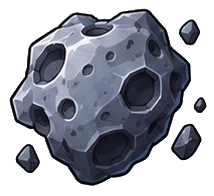
#> input picture assets/space/asteroid.webp, 214 x 196 px; its folder holds only this picture in this run
$ python ingest-space-craft.py ../assets/space/asteroid.webp
#> lines starting #> are read from the running program, lines starting #| are printed output that depends on the picture
"""Cut the owner's animated 5x5 spacecraft sheet into per-craft frame strips for LUAR ANGKASA (game1).

Owner 2026-10-15: the first sheet's craft did not face up; this sheet (Spacecraft_5x5_Animated-1.webp, 1280 px, 60
frames at 50 ms, transparent) is the right one. Same 25 craft in the same order as data/blippi-space.js.
  - one fixed box per craft = the union of its alpha over ALL frames (no jitter), cut by alpha only, no outline
  - play sheet  assets/space/<id>.webp       every frame in rows of 10, scale PLAY, 2 px clear margin per frame side
  - pick strip  assets/space/<id>-pick.webp  every 2nd frame, scale PICK, 4 px clear margin per frame side
Rewrites the play/pick sizes and frameMs in data/blippi-space.js (ids and names kept).
Usage: python tools/ingest-space-craft.py <sheet.webp>   (needs numpy + Pillow)"""
import json, re, sys
import numpy as np
from PIL import Image, ImageSequence

SRC = sys.argv[1]
CELL = 256
PLAY = 0.55   # the in-game strip keeps the first cut's size (about 120 px tall)
PICK = 0.42
DATA = 'data/blippi-space.js'

sheet = Image.open(SRC)
#> sheet is the input picture: PIL image 214x196 RGBA; mean R, G, B, A 142.2, 145.1, 154.6, 145.4
frames, durs = [], []
for f in ImageSequence.Iterator(sheet):
    frames.append(f.convert('RGBA').copy())
    durs.append(f.info.get('duration') or 80)
#> this loop made 1 pass
#> after the loop, durs = [80]; frames = 1 item
alpha = np.stack([np.array(f)[..., 3] for f in frames]).max(0)
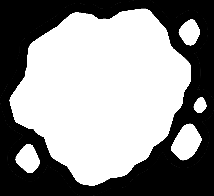
#> alpha: shape (196, 214); min 0, max 255, mean 145.4

#> (the run stopped early here; a loop or call above may not have finished)

$ run again, on assets/space/dragonfly-ship-pick.webp
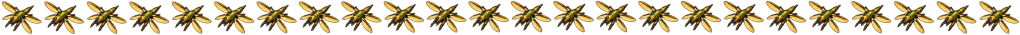
#> input picture assets/space/dragonfly-ship-pick.webp, 2040 x 69 px (shown at 1/2 size)
#> sheet is the input picture: PIL image 2040x69 RGBA; mean R, G, B, A 83, 68.2, 37, 94
#> the loop `for f in ImageSequence.Iterator(sheet):` made 1 pass
#> after the loop `for f in ImageSequence.Iterator(sheet):`: durs = [80]; frames = 1 item
#> `alpha = np.stack([np.array(f)[..., 3] for f in frames]).max(0)`:
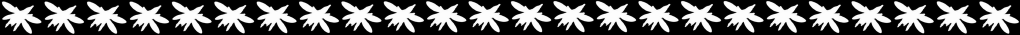
#> alpha: shape (69, 2040) (shown at 1/2 size); min 0, max 255, mean 94
